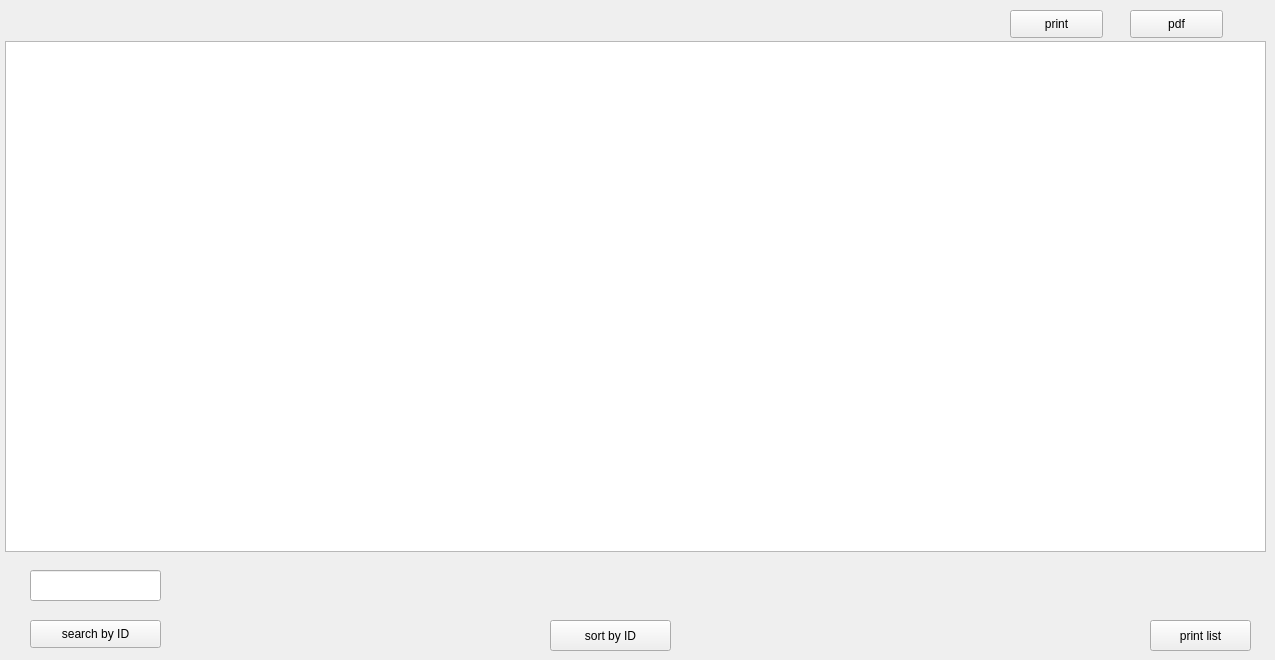
     <widget class="QWidget" name="tab_2">
      <attribute name="title">
       <string>display list</string>
      </attribute>
      <widget class="QTableView" name="table_reservation">
       <property name="geometry">
        <rect>
         <x>5</x>
         <y>41</y>
         <width>1261</width>
         <height>511</height>
        </rect>
       </property>
      </widget>
      <widget class="QPushButton" name="pushButton_13">
       <property name="geometry">
        <rect>
         <x>30</x>
         <y>620</y>
         <width>131</width>
         <height>28</height>
        </rect>
       </property>
       <property name="text">
        <string>search by ID</string>
       </property>
      </widget>
      <widget class="QLineEdit" name="lineEdit_9">
       <property name="geometry">
        <rect>
         <x>30</x>
         <y>570</y>
         <width>131</width>
         <height>31</height>
        </rect>
       </property>
      </widget>
      <widget class="QPushButton" name="pushButton_42">
       <property name="geometry">
        <rect>
         <x>550</x>
         <y>620</y>
         <width>121</width>
         <height>31</height>
        </rect>
       </property>
       <property name="text">
        <string>sort by ID</string>
       </property>
      </widget>
      <widget class="QPushButton" name="pushButton_44">
       <property name="geometry">
        <rect>
         <x>1150</x>
         <y>620</y>
         <width>101</width>
         <height>31</height>
        </rect>
       </property>
       <property name="text">
        <string>print list</string>
       </property>
      </widget>
      <widget class="QPushButton" name="print">
       <property name="geometry">
        <rect>
         <x>1010</x>
         <y>10</y>
         <width>93</width>
         <height>28</height>
        </rect>
       </property>
       <property name="text">
        <string>print</string>
       </property>
      </widget>
      <widget class="QPushButton" name="pdf">
       <property name="geometry">
        <rect>
         <x>1130</x>
         <y>10</y>
         <width>93</width>
         <height>28</height>
        </rect>
       </property>
       <property name="text">
        <string>pdf</string>
       </property>
      </widget>
     </widget>
